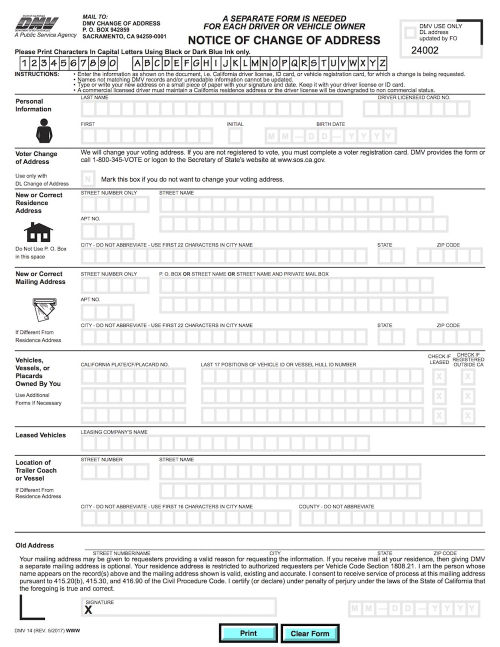
#> input picture form.jpg, 1000 x 1293 px, given in place of image2.jpg, which was not available (shown at 1/2 size)
$ jupyter execute qna1.ipynb   (text cells are left out)
#> lines starting #> are read from the running program, lines starting #| are printed output that depends on the picture; pictures that were not available may be replaced by others from this repository, and a replacement may not be noted
[cell 1]
import cv2 as cv

img = cv.imread('D:\CV practice\learning\image2.jpg')
#> img is the input picture: shape (1293, 1000, 3); mean B, G, R 237.7, 237.7, 237.5
print(img.shape)
#| (1293, 1000, 3)

[cell 2]
import cv2 as cv
import matplotlib.pyplot as plt


img = cv.imread('D:\CV practice\learning\image2.jpg')

rect = cv.rectangle(img,(300,100),(400,370),(0,0,255),3)
plt.imshow(cv.cvtColor(rect, cv.COLOR_BGR2RGB))
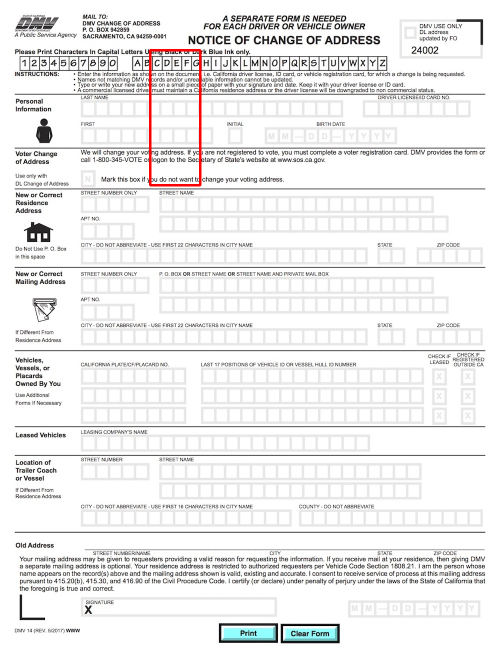
#> shown: shape (1293, 1000, 3) (shown at 1/2 size); mean R, G, B 237.6, 237.1, 237.1

[cell 3]
import cv2 as cv
import matplotlib.pyplot as plt


img = cv.imread('D:\CV practice\learning\image2.jpg')
circle = cv.circle(img,(350,235),80,(255,0,0),3)
plt.imshow(cv.cvtColor(circle,cv.COLOR_BGR2RGB))
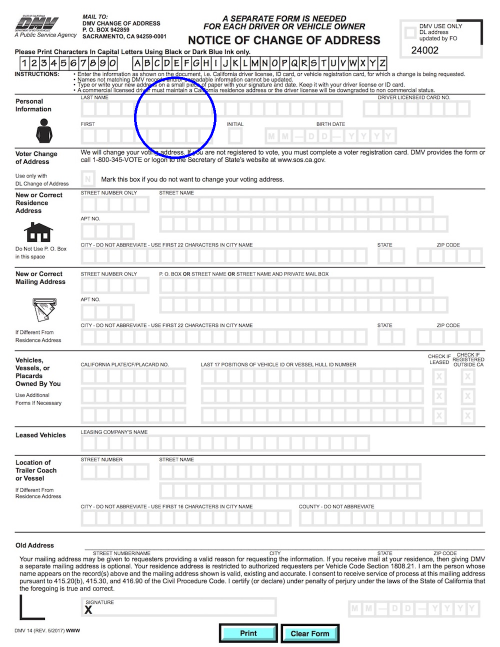
#> shown: shape (1293, 1000, 3) (shown at 1/2 size); mean R, G, B 237.1, 237.3, 237.8

[cell 4]
import cv2 as cv
import matplotlib.pyplot as plt

img = cv.imread('D:\CV practice\learning\image2.jpg')


imgtext = cv.putText(img,'Ishan',(330,390),cv.FONT_HERSHEY_SIMPLEX,1,(255,0,0),2)


plt.imshow(cv.cvtColor(imgtext,cv.COLOR_BGR2RGB))

[cell 5]
import cv2 as cv
import numpy as np
import matplotlib.pyplot as plt

img = cv.imread('D:\CV practice\learning\image2.jpg')
def rescaleFrame(frame,scale=0.75):
#> called with scale = 0.4
    width = int(frame.shape[1]*scale)
#> width = 400
    height = int(frame.shape[0]*scale)
#> height = 517
    dimensions = (width,height)
#> dimensions = (400, 517)
    return cv.resize(frame,dimensions,interpolation=cv.INTER_AREA )
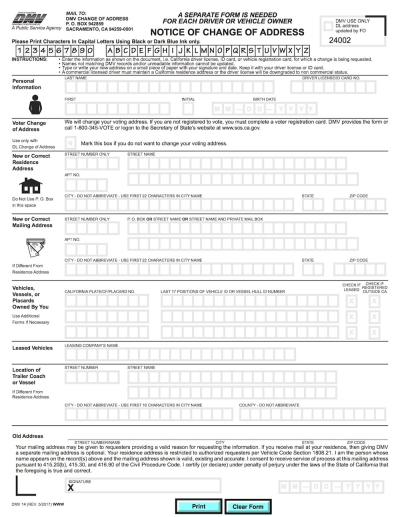
#> returned value: shape (517, 400, 3); mean of channels 0, 1, 2 237.7, 237.8, 237.6; drawn as B, G, R

resized_image = rescaleFrame(img,0.4)
plt.imshow(cv.cvtColor(resized_image,cv.COLOR_BGR2RGB))

[cell 6]
import cv2 as cv
import matplotlib.pyplot as plt
import numpy as np

img = cv.imread('D:/CV practice/learning/image2.jpg')
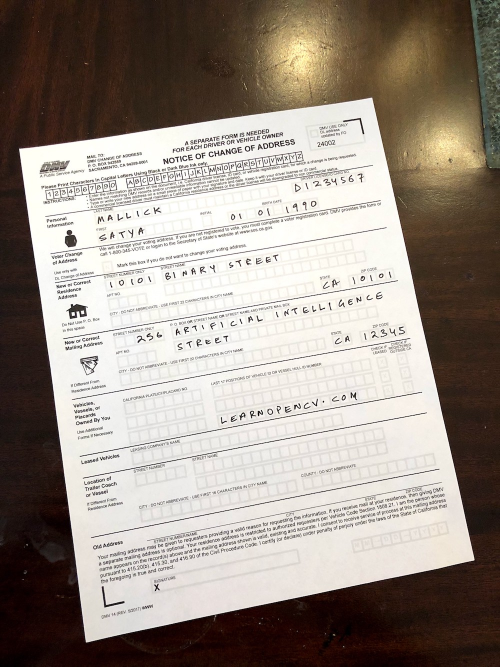
#> input picture scanned-form.jpg, 1000 x 1333 px, given in place of image2.jpg, which was not available (shown at 1/2 size)
#> img is the input picture: shape (1333, 1000, 3); mean B, G, R 136, 144.9, 154.7

# cv.imshow('Original Image',img)
vertically_flipped = cv.flip(img,0)
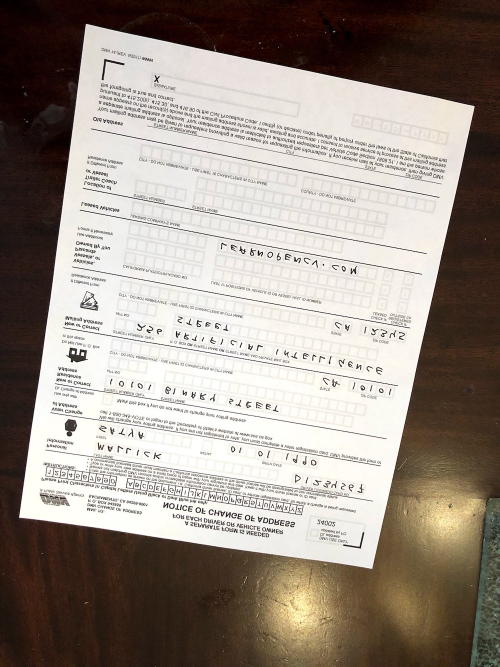
#> vertically_flipped: shape (1333, 1000, 3) (shown at 1/2 size); mean B, G, R 136, 144.9, 154.7
horizontally_flipped = cv.flip(img,1)
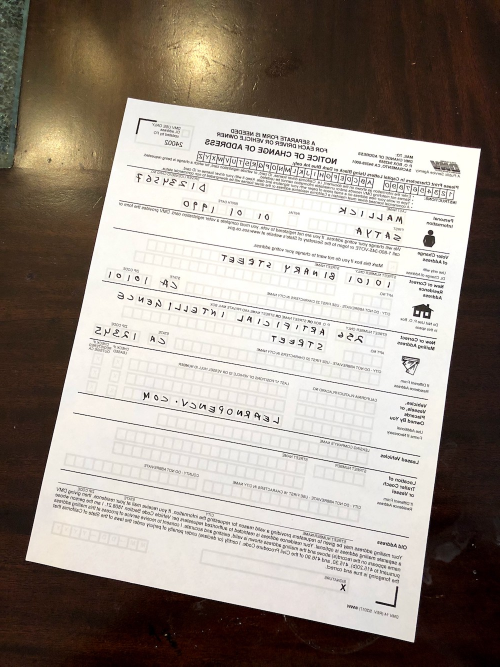
#> horizontally_flipped: shape (1333, 1000, 3) (shown at 1/2 size); mean B, G, R 136, 144.9, 154.7

plt.subplot(1,2,1)
plt.imshow(cv.cvtColor(vertically_flipped,cv.COLOR_BGR2RGB))
plt.title('Vertically Flipped Image')
plt.subplot(1,2,2)
plt.imshow(cv.cvtColor(horizontally_flipped,cv.COLOR_BGR2RGB))
plt.title('Horizontally Flipped Image')
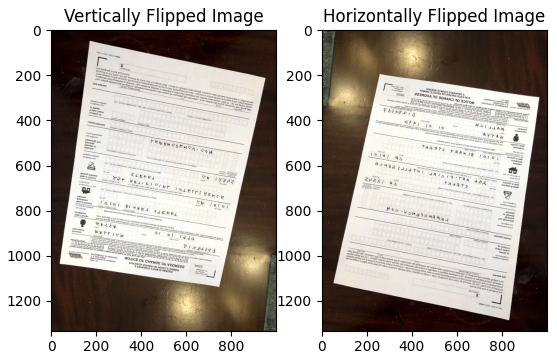
#> figure drawn by matplotlib, 2 panels

[cell 7]
import cv2 as cv
import matplotlib.pyplot as plt

img = cv.imread('D:/CV practice/learning/image2.jpg')

cropped_img = img[0:200,0:200]
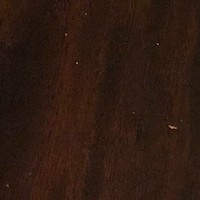
#> cropped_img: shape (200, 200, 3); mean B, G, R 16.9, 27.1, 47.1
plt.imshow(cv.cvtColor(cropped_img,cv.COLOR_BGR2RGB))

[cell 8]
import cv2 as cv
import matplotlib.pyplot as plt
img = cv.imread("D:/CV practice/learning/image2.jpg")
img = cv.cvtColor(img,cv.COLOR_BGR2RGB)

def rotation (img,angle,rotpoint=None):
#> called with angle = 45
    (height,width) = img.shape[:2]
#> height = 1333; width = 1000
    if rotpoint is None:
        rotpoint = (width//2,height//3)
#> rotpoint = (500, 444)
    rotmat = cv.getRotationMatrix2D(rotpoint,angle,1.0)
    dimensions = (width,height)
#> dimensions = (1000, 1333)
    return cv.warpAffine(img,rotmat,dimensions)
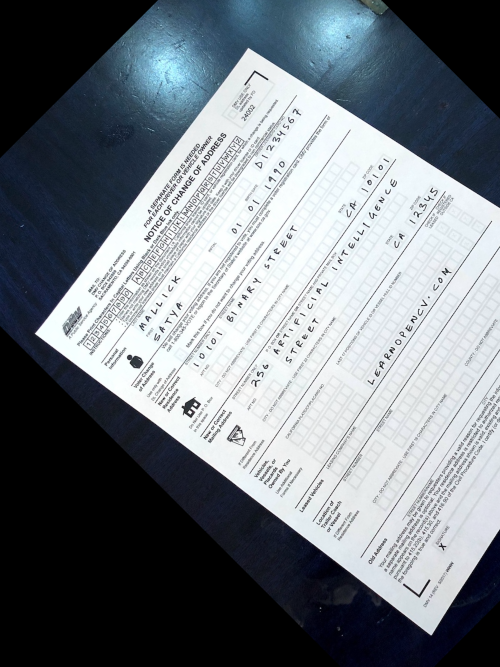
#> returned value: shape (1333, 1000, 3) (shown at 1/2 size); mean of channels 0, 1, 2 130.2, 123.9, 117.1; drawn as B, G, R

rotated = rotation(img,45)

plt.imshow(rotated)
